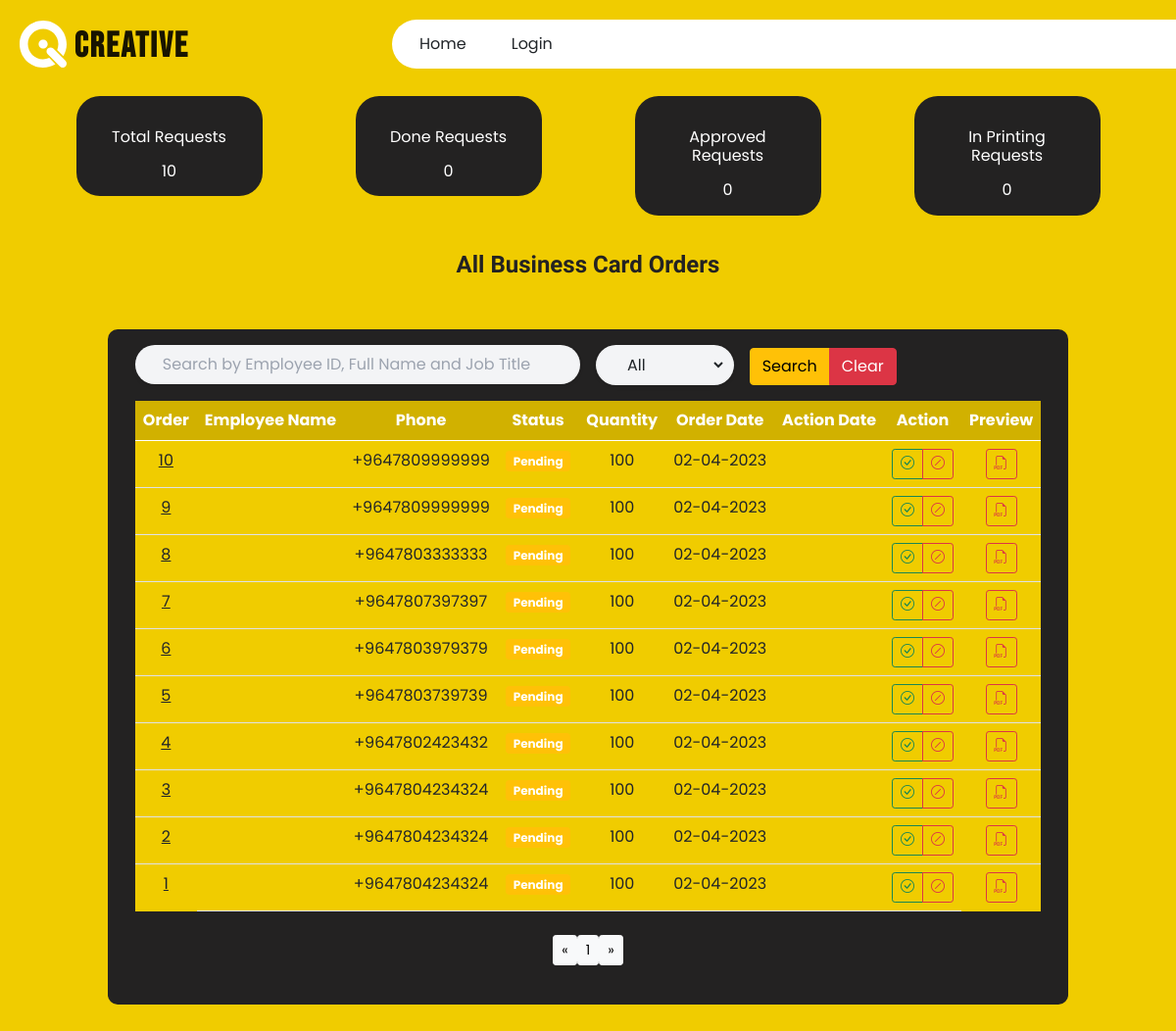
Before: /business_order/requests/ with the older database file.
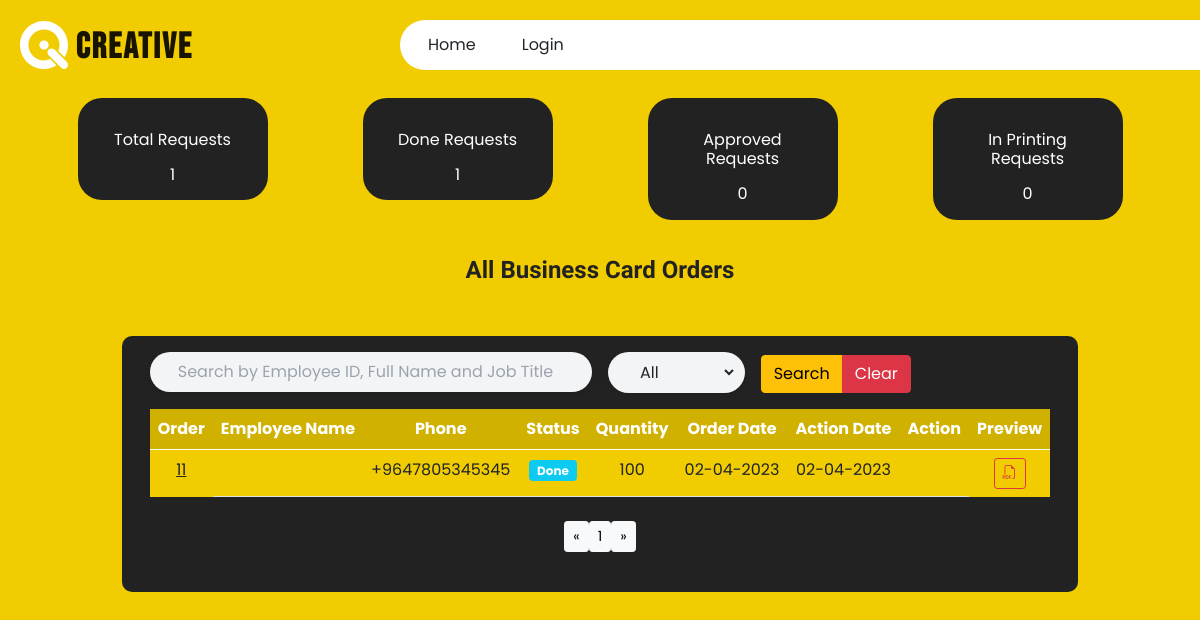
After: the same page with the newer database file.
### businesscard/models.py (models this page shows, shortened)
class BusinessRequest(models.Model):
    id = models.AutoField(primary_key=True, )
    user = models.ForeignKey(User, related_name='%(class)s_user',
                             null=True, blank=True, on_delete=models.CASCADE)
    employee_id = models.BigIntegerField(blank=False, null=False)
    first_name_en = models.CharField(
        max_length=250, blank=False, null=False, verbose_name='First Name En')
    last_name_en = models.CharField(
        max_length=250, blank=True, null=True, verbose_name='Last Name En')
    first_name_ar = models.CharField(
        max_length=250, blank=False, null=False, verbose_name='First Name Ar')
    last_name_ar = models.CharField(
        max_length=250, blank=True, null=True, verbose_name='last Name Ar')
    job_title = models.CharField(
        max_length=250, blank=False, null=False, verbose_name='Job Title En')
    job_title_ar = models.CharField(
        max_length=250, blank=False, null=False, verbose_name='Job Title Ar')
    phone = PhoneNumberField(verbose_name="Phone Number")
    quantity = models.BigIntegerField(blank=False, null=False)
    pdf = models.FileField(upload_to='pdf/%Y/%m/%d/', verbose_name='PDF')
    created_at = models.DateTimeField(
        auto_now_add=True, editable=False, verbose_name='Created at')
    status = models.CharField(choices=STATUS, default='Pending', max_length=250, blank=False, null=False,
                              verbose_name='Status')
    status_change_by = models.ForeignKey(User, related_name='%(class)s_status_change_by', null=True, blank=True,
                                         on_delete=models.CASCADE)
    status_change_at = models.DateTimeField(
        editable=False, null=True, blank=True, verbose_name='Status Change By')
    modified_at = models.DateTimeField(
        auto_now=True, editable=False, verbose_name='Modified at')
    created_by = models.ForeignKey(
        User, related_name='%(class)s_createdby', on_delete=models.CASCADE, blank=True, null=True, editable=False,
        verbose_name='Created by')
    modified_by = models.ForeignKey(
        User, related_name='%(class)s_modifiedby', null=True, blank=True, on_delete=models.CASCADE, editable=False,
        verbose_name='Modified by')

### businesscard/views.py (the view, shortened to what this page needs)
# urls.py: path('requests/', request_list, name='business_requests'),
def request_list(request):
    if request.method == 'GET':
        if request.GET.get('status'):
            status = request.GET.get('status')
            request.session['status'] = status
        else:
            status = ""
            request.session['status'] = status
        if request.GET.get('keywords'):
            keywords = request.GET.get('keywords')
            request.session['keywords'] = keywords
        else:
            keywords = ""
            request.session['keywords'] = keywords
        if request.GET.get('number_of_records'):
            number_of_records = request.GET.get('number_of_records')
            try:
                request.session['number_of_records'] = int(number_of_records)
            except:
                request.session['number_of_records'] = 50
    status = request.session.get('status')
    keywords = request.session.get('keywords')
    number_of_records = request.session.get('number_of_records')
    request_list3 = BusinessRequest.objects.all()
    total_requests = request_list3.count()
    Approved_requests = request_list3.filter(status='Approved').count()
    InPrinting_requests = request_list3.filter(status='In Printing').count()
    Done_requests = request_list3.filter(status='Done').count()
    request_list = BusinessRequest.objects.all()
    request_list1 = []
    if number_of_records:
        number_of_records = int(number_of_records)
    else:
        number_of_records = 10
    if status:
        request_list = request_list.filter(status=status)
    if keywords:
        query_words = str(keywords).split(" ")  # Get the word in a list
        query = Q()
        for w in query_words:
            if len(w) < 2:  # Min length
                query_words.remove(w)
        for word in query_words:
            query = query | Q(employee_id__icontains=word) | Q(
                first_name_en__icontains=word) | Q(job_title__icontains=word) | Q(last_name_en__icontains=word)
        request_list = request_list.filter(query)
    else:
        request_list = request_list.order_by('-created_at')
    session = [keywords, status, number_of_records]
    paginator = Paginator(request_list, number_of_records)
    page_number = request.GET.get('page', 1)
    page_obj = paginator.get_page(page_number)
    page_range = paginator.get_elided_page_range(
        number=page_number, on_each_side=2, on_ends=2)
    context = {
        'session': json.dumps(session),
        'page_obj': page_obj,
        'page_range': page_range,
        'total_requests': total_requests,
        'Approved_requests': Approved_requests,
        'InPrinting_requests': InPrinting_requests,
        'Done_requests': Done_requests,
        'requests_count': request_list.count(),
    }
    return render(request, 'businesscard/request_list.html', context)

### templates/businesscard/request_list.html (shortened to what this page needs)
{% extends "layout.html" %}
{% block content %}
{% load static %}
{% load humanize %}
<link rel="stylesheet" type="text/css" href="https://cdn.datatables.net/1.11.3/css/dataTables.bootstrap5.min.css" />
<link rel="stylesheet" type="text/css" href="https://cdn.datatables.net/buttons/2.1.1/css/buttons.bootstrap5.min.css" />
<link rel="stylesheet" type="text/css"
  href="https://cdn.datatables.net/responsive/2.2.9/css/responsive.bootstrap5.min.css" />
<div class="header mb-5">
    <div class="mb-3">
        <div class="row justify-content-around justify-content-center my-container">
            <div class="col-lg-2 col-md-2 col-sm-4 col-xs-4 m-3">
                <div class="row p-3 justify-center text-center bg-qitext text-white rounded-3xl ">
                    <h1 class="m-3">Total Requests</h1>
                    <h1>{{total_requests}}</h1>
                </div>
            </div>
            <div class="col-lg-2 col-md-2 col-sm-4 col-xs-4 m-3">
                <div class="row p-3 justify-center text-center bg-qitext text-white rounded-3xl ">
                    <h1 class="m-3">Done Requests</h1>
                    <h1>{{Done_requests}}</h1>
                </div>
            </div>
            <div class="col-lg-2 col-md-2 col-sm-4 col-xs-4 m-3">
                <div class="row p-3 justify-center text-center bg-qitext text-white rounded-3xl ">
                    <h1 class="m-3">Approved Requests</h1>
                    <h1>{{Approved_requests}}</h1>
                </div>
            </div>
            <div class="col-lg-2 col-md-2 col-sm-4 col-xs-4 m-3">
                <div class="row p-3 justify-center text-center bg-qitext text-white rounded-3xl ">
                    <h1 class="m-3">In Printing Requests</h1>
                    <h1>{{InPrinting_requests}}</h1>
                </div>
            </div>
        </div>
    </div>
    <h3 class="message text-center text-3xl x2l:text-4xl font-extrabold font-roleway mb-5">All Business Card Orders</h3>
    <div class="my-container lg:flex x2l:block justify-center">
        <div class="orders-section pb-3 p-2 xl:p-10 lg:flex flex-col justify-center text-center bg-qitext text-white">
        <div class="filtered">
    <section class="main overlay-black">
      <div class="container wrapper">
        <form method="GET" id="filterform">
          <div class="row g-3">
              <div class="col-lg-6 col-sm-12 col-xs-12 mb-3">
               <div class="input-field id-input shadow-sm flex items-center w-full rounded-full px-2 py-2 bg-gray-100">
                <input type="text" class="w-full pl-5 bg-inherit focus-visible:outline-none text-dark" id="keywords" name="keywords" aria-describedby="Search by Employee ID, Full Name and Job Title" placeholder="Search by Employee ID, Full Name and Job Title">
               </div>
            </div>
              <div class="col-lg-2 col-sm-6 col-sx-6 mb-3">
                  <div class="input-field id-input shadow-sm flex items-center w-full rounded-full px-2 py-2 bg-gray-100">
                    <select class="w-full pl-5 bg-inherit focus-visible:outline-none text-dark" placeholder="select status" id="status"
                      name="status" onchange="javascript:this.form.submit()">
                        <option value=''>All</option>
                    </select>
                  </div>
              </div>
          <div class="col-lg-2 col-sm-6 col-sx-6 align-self-end mb-3">
              <div class="btn-group rounded-full" role="group">
              <button type="submit" name="search" value="search" class="btn btn-warning">Search</button>
              <button type="submit" name="clear" value="clear" class="btn btn-danger">Clear</button>
              </div>
        </form>
      </div>
    </section>
  </div>
            <section class="company-jobs ptb80">
                <div class="container">
                  <div class="table-responsive">
                      <table class="table bg-qi table-hover responsive">
                          <thead class="bg-qi-dark text-white">
                              <tr>
                                  <th>Order</th>
                                  <th>Employee Name</th>
                                  <th>Phone</th>
                                  <th>Status</th>
                                  <th>Quantity</th>
                                  <th>Order Date</th>
                                  <th>Action Date</th>
                                  <th>Action</th>
                                <th>Preview</th>
                              </tr>
                           </thead>
                          <tbody>
                          {% for req in page_obj %}
                          <tr>
                              <td><a class="a-underline" href="{% url 'BusinessRequestDetails' req.id %}">{{ req.id }}</a></td>
                              <td>{{ req.first_name_en }} {{ req.last_name_en|default:'' }}</td>
                              <td>{{ req.phone }}</td>
                              <td><span class="badge bg-{% if req.status == 'Pending' %}warning{% elif req.status == 'Approved' %}success{% elif req.status == 'Reject' %}danger{% elif req.status == 'In Printing' %}warning{% elif req.status == 'Done' %}info{% endif %}">{{ req.status }}</span></td>
                              <td>{{ req.quantity }}</td>
                              <td><p data-bs-toggle="tooltip" data-bs-placement="top" title="{{ req.created_at }}">{{ req.created_at|naturalday:'d-m-Y' }}</p></td>
                              <td><p data-bs-toggle="tooltip" data-bs-placement="top" title="{{ req.status_change_at }}">{{ req.status_change_at|naturalday:'d-m-Y'|default:'' }}</p></td>
                              <td>{% if req.status == 'Pending' %}<div class="btn-group rounded-full" role="group"><a class="btn btn-sm btn-outline-success" href="{% url 'BusinessRequestApprove' req.id %}"><i class="bi bi-check-circle"></i></a><a class="btn btn-sm btn-outline-danger" href="{% url 'BusinessRequestReject' req.id %}"><i class="bi bi-slash-circle"></i></a></div>{% elif req.status == 'Approved' %}<a class="btn btn-sm btn-outline-warning text-white" href="{% url 'BusinessRequestInPrinting' req.id %}"><i class="bi bi-printer"></i></a>{% elif req.status == 'In Printing' %}<a class="btn btn-sm btn-outline-info text-white" href="{% url 'BusinessRequestDone' req.id %}"><i class="bi bi-check2-circle"></i></a>{% endif %}</td>
                              <td><a class="btn btn-sm btn-outline-danger" href="{% url 'pdf' req.id %}" target="_blank"><i class="bi bi-filetype-pdf"></i></a></td>
                          </tr>
                          {% endfor %}
                          </tbody>
                      </table>
                  </div>
                  <div class="row justify-content-center mt30 ">
                    <nav aria-label="Page navigation ">
                      <ul class="pagination justify-content-center flex-wrap mt-2 mb-4">
                        {% if page_obj.has_previous %}
                            <li class="page-item"><a class="btn btn-sm btn-warning" href="?page={{ page_obj.previous_page_number }}">«</a></li>
                        {% else %}
                            <li class="disabled page-item"><span class="btn btn-sm btn-light">&laquo;</span></li>
                        {% endif %}
                        {% for i in page_range|default_if_none:page_obj.paginator.get_elided_page_range %}
                            {% if page_obj.number == i %}
                                <li class="active page-item"><span class="btn btn-sm btn-light">{{ i }}</span>
                                </li>
                            {% else %}
                                {% if i == page_obj.paginator.ELLIPSIS %}
                                    <li class="page-item"><span class="btn btn-sm btn-light">{{ i }}</span></li>
                                {% else %}
                                    <li class="page-item"><a class="btn btn-sm btn-warning" href="?page={{ i }}">{{ i }}</a></li>
                                {% endif %}
                            {% endif %}
                        {% endfor %}
                        {% if page_obj.has_next %}
                            <li class="page-item"><a class="btn btn-sm btn-warning" href="?page={{ page_obj.next_page_number }}">»</a></li>
                        {% else %}
                            <li class="disabled page-item"><span class="btn btn-sm btn-light">&raquo;</span></li>
                        {% endif %}
                    </ul>
                    </nav>
                  </div>
                </div>
            </section>
        </div>
    </div>
</div>
{% endblock %}

Changed rows visible on the page:
removed BusinessRequest: id "10", phone "+9647809999999", status "Pending", quantity "100", created_at "02-04-2023"
removed BusinessRequest: id "9", phone "+9647809999999", status "Pending", quantity "100", created_at "02-04-2023"
removed BusinessRequest: id "8", phone "+9647803333333", status "Pending", quantity "100", created_at "02-04-2023"
removed BusinessRequest: id "7", phone "+9647807397397", status "Pending", quantity "100", created_at "02-04-2023"
removed BusinessRequest: id "6", phone "+9647803979379", status "Pending", quantity "100", created_at "02-04-2023"
removed BusinessRequest: id "5", phone "+9647803739739", status "Pending", quantity "100", created_at "02-04-2023"
removed BusinessRequest: id "4", phone "+9647802423432", status "Pending", quantity "100", created_at "02-04-2023"
removed BusinessRequest: id "3", phone "+9647804234324", status "Pending", quantity "100", created_at "02-04-2023"
removed BusinessRequest: id "2", phone "+9647804234324", status "Pending", quantity "100", created_at "02-04-2023"
removed BusinessRequest: id "1", phone "+9647804234324", status "Pending", quantity "100", created_at "02-04-2023"
added BusinessRequest: id "11", phone "+9647805345345", status "Done", quantity "100", created_at "02-04-2023", status_change_at "02-04-2023"
Other visible differences:
{{ total_requests }}: "10" → "1"
{{ Done_requests }}: "0" → "1"
